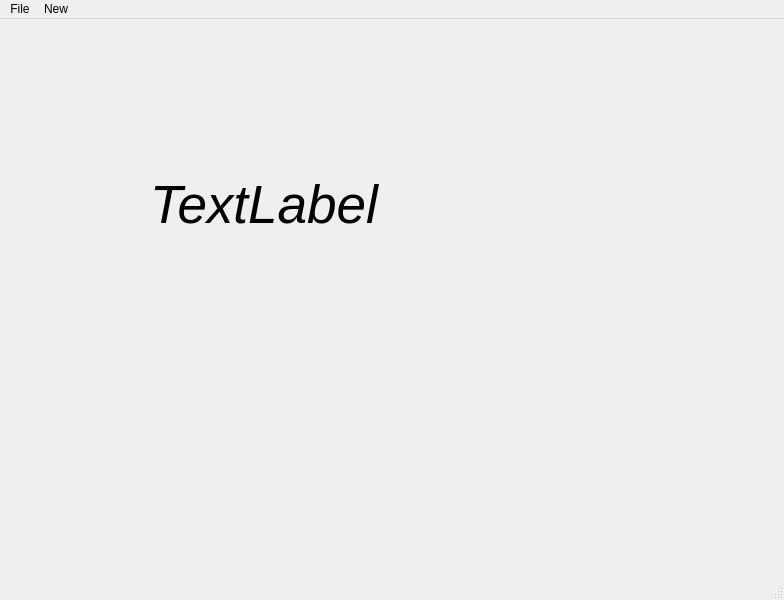
<?xml version="1.0" encoding="UTF-8"?>
<ui version="4.0">
 <class>MainWindow</class>
 <widget class="QMainWindow" name="MainWindow">
  <property name="geometry">
   <rect>
    <x>0</x>
    <y>0</y>
    <width>784</width>
    <height>600</height>
   </rect>
  </property>
  <property name="windowTitle">
   <string>MainWindow</string>
  </property>
  <widget class="QWidget" name="centralwidget">
   <widget class="QLabel" name="label">
    <property name="geometry">
     <rect>
      <x>150</x>
      <y>70</y>
      <width>371</width>
      <height>231</height>
     </rect>
    </property>
    <property name="font">
     <font>
      <pointsize>40</pointsize>
      <italic>true</italic>
     </font>
    </property>
    <property name="text">
     <string>TextLabel</string>
    </property>
   </widget>
  </widget>
  <widget class="QMenuBar" name="menubar">
   <property name="geometry">
    <rect>
     <x>0</x>
     <y>0</y>
     <width>784</width>
     <height>22</height>
    </rect>
   </property>
   <widget class="QMenu" name="menuFile">
    <property name="title">
     <string>File</string>
    </property>
    <addaction name="actionNew"/>
    <addaction name="actionSave"/>
    <addaction name="actionCopy"/>
    <addaction name="actionExit_2"/>
   </widget>
   <widget class="QMenu" name="menuNew">
    <property name="title">
     <string>New</string>
    </property>
   </widget>
   <addaction name="menuFile"/>
   <addaction name="menuNew"/>
  </widget>
  <widget class="QStatusBar" name="statusbar"/>
  <action name="actionExit">
   <property name="text">
    <string>Exit</string>
   </property>
  </action>
  <action name="actionNew">
   <property name="text">
    <string>New</string>
   </property>
   <property name="statusTip">
    <string>Create a new File</string>
   </property>
   <property name="shortcut">
    <string>Ctrl+N</string>
   </property>
  </action>
  <action name="actionSave">
   <property name="text">
    <string>Save</string>
   </property>
   <property name="statusTip">
    <string>Save a File</string>
   </property>
   <property name="shortcut">
    <string>Ctrl+S</string>
   </property>
  </action>
  <action name="actionCopy">
   <property name="text">
    <string>Copy</string>
   </property>
   <property name="statusTip">
    <string>Copy a File</string>
   </property>
   <property name="shortcut">
    <string>Ctrl+C</string>
   </property>
  </action>
  <action name="actionExit_2">
   <property name="text">
    <string>Exit</string>
   </property>
  </action>
 </widget>
 <resources/>
 <connections/>
</ui>
